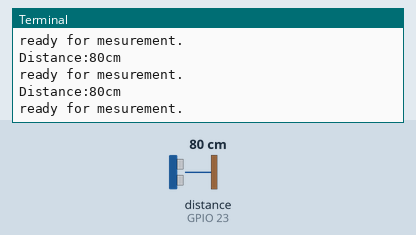
Recording of a program running on a simulated Raspberry Pi (BCM pin numbers). Shown: the last lines printed to the terminal. The test bench sets the inputs (shaded band); at power-on: distance to the obstacle (sensor on GPIO 23) 80 cm. The echo pulse lasts 58.3 µs per cm; the clock reads 2024-03-15 10:24:30 at power-on unless the program sets it.

Above: at 1.2 s.
1.3 s: distance to the obstacle (sensor on GPIO 23) set to 2 cm
At 1.59 s:
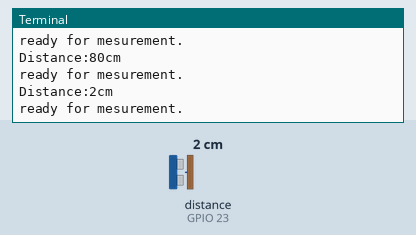
2.8 s: distance to the obstacle (sensor on GPIO 23) set to 4 cm
At 3.0 s:
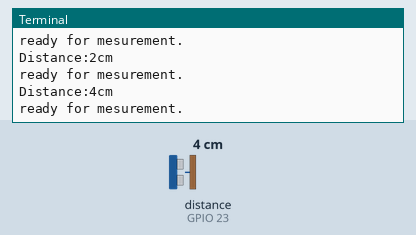
Timing chart, 0 to 5.8 s (numbered marks = the images above; inputs shaded):
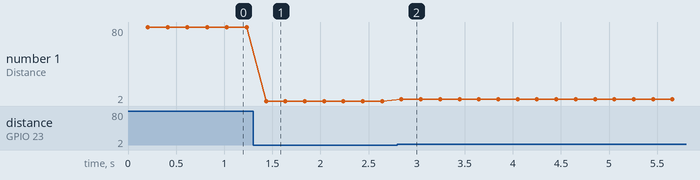

Measured:
- after the input at 1.3 s, the terminal: prints a new line after 0.13 s (image 1)
- after the input at 2.8 s, the terminal: prints a new line at once (image 2)
- plotted number 1: 80 → 2 after the input at 1.3 s, 2 → 4 after the input at 2.8 s

The program:

16ultra_sonic.py
```python
import RPi.GPIO as GPIO
import time
from datetime import datetime

trig_pin = 24
echo_pin = 23
distance = 0
start_time = 0

try:
    GPIO.setmode(GPIO.BCM)
    GPIO.setup(trig_pin, GPIO.OUT)
    GPIO.setup(echo_pin, GPIO.IN)

    while True:
        GPIO.output(trig_pin, False)
        print("ready for mesurement.")
        time.sleep(0.2)
        GPIO.output(trig_pin, True)
        time.sleep(0.00001)  #set HIGH for 10us
        GPIO.output(trig_pin, False)
        while GPIO.input(echo_pin) == 0:
            start_time = time.time()
        while GPIO.input(echo_pin) == 1:
            end_time = time.time()
        travel_time = end_time - start_time;
        distance = travel_time * 17150 #32300/2
        distance = round(distance, 2)
        print('Distance:%dcm' %distance)
finally:
    print('Clean up')
    GPIO.cleanup()
```
